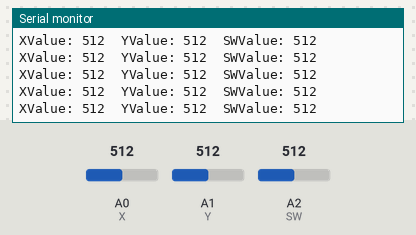
The sketch below on a simulated Arduino Uno, built with avr-gcc and run on an emulated ATmega328P. Parts: the last lines printed to the serial monitor. The inputs (shaded band) are chosen by the test bench; at power-on: A0 (X) = 512, A1 (Y) = 512, A2 (SW) = 512.

Above: at 1.2 s.
1.3 s: A0 (X) set to 716
At 1.56 s:
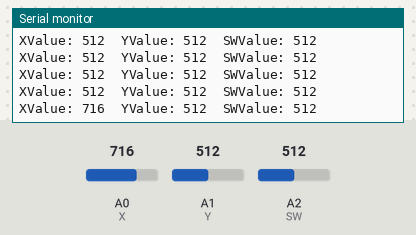
2.8 s: A1 (Y) set to 716
At 2.97 s:
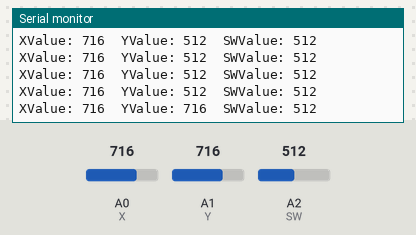
4.3 s: A2 (SW) set to 716
At 4.38 s:
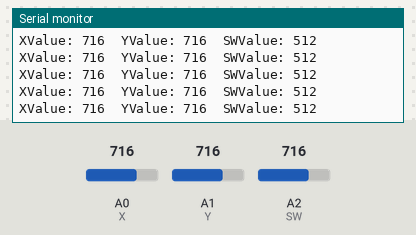
5.8 s: A0 (X) set to 900
At 5.99 s:
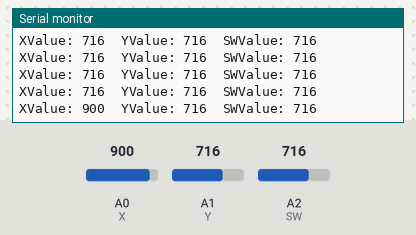
7.3 s: A1 (Y) set to 900
At 7.39 s:
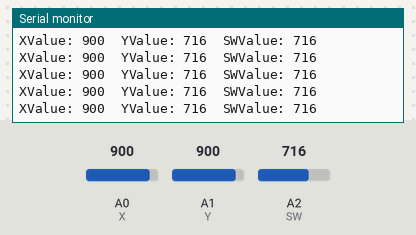
8.8 s: A2 (SW) set to 900
At 8.8 s:
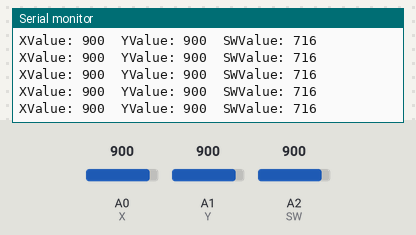
Timing chart, 0 to 11.3 s (numbered marks = the images above; inputs shaded):
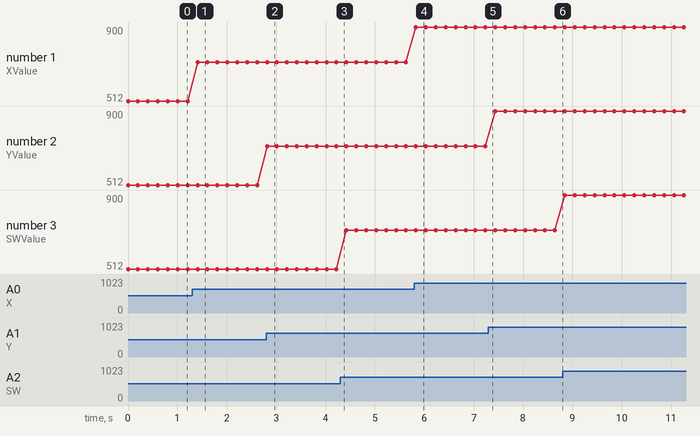

Measured:
- after the input at 1.3 s, the serial monitor: prints a new line after 0.11 s (image 1)
- after the input at 2.8 s, the serial monitor: prints a new line at once (image 2)
- after the input at 5.8 s, the serial monitor: prints a new line at once (image 4)
- plotted number 1: 512 → 716 after the input at 1.3 s, 716 → 900 after the input at 5.8 s

The sketch:

joy_stick_module_1_.ino
```cpp
int X = A0;
int XValue = 0;
int Y = A1;
int YValue = 0;
int SW = A2;
int SWValue = 0;

void setup() {
  Serial.begin(9600);
}

void loop() {
  XValue = analogRead(X);
  YValue = analogRead(Y);
  SWValue = analogRead(SW);
  Serial.print("XValue: ");
  Serial.print(XValue);
  Serial.print("\t");
  Serial.print("YValue: ");
  Serial.print(YValue);
  Serial.print("\t");
  Serial.print("SWValue: ");
  Serial.println(SWValue);
  delay(200);
}
```
